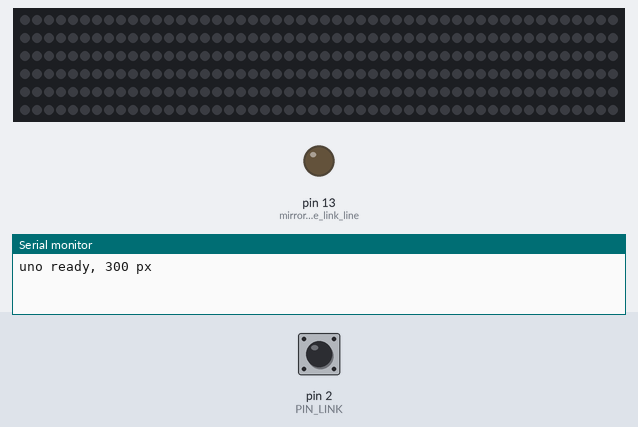
The sketch below on a simulated Arduino Uno, built with avr-gcc and run on an emulated ATmega328P. Shown: 300 RGB LEDs in strip order, left to right, continuing on the next row, output pins drawn as LEDs (lit = HIGH), the last lines printed to the serial monitor. The inputs (shaded band) are chosen by the test bench; at power-on: pin 2 (PIN_LINK) LOW. Dim RGB values are drawn brighter than linear; random numbers use the default seed unless the sketch sets one.

Above: at 3.2 s.
3.3 s: pin 2 (PIN_LINK) driven HIGH
At 3.8 s:
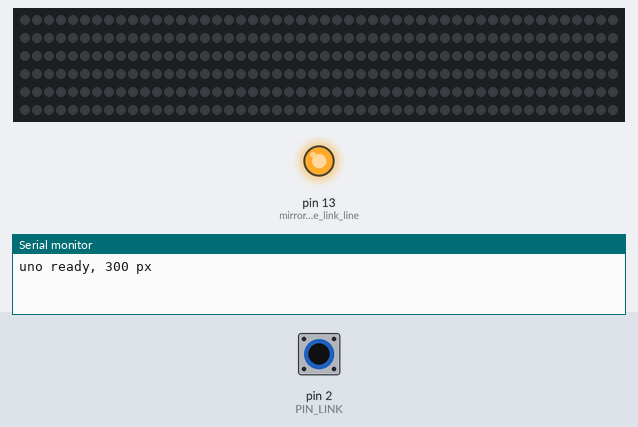
4.8 s: pin 2 (PIN_LINK) driven LOW
At 6.1 s:
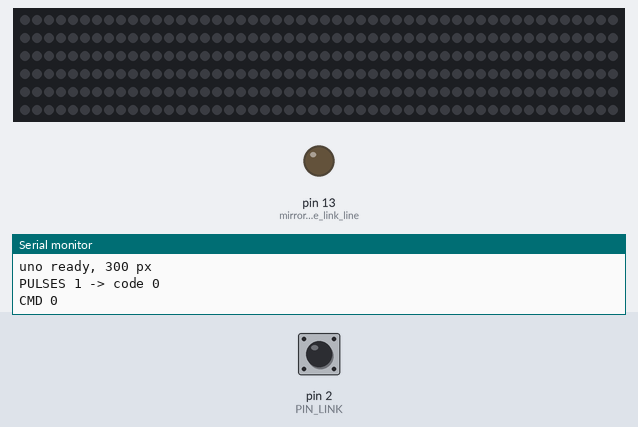
6.5 s: pin 2 (PIN_LINK) pulsed HIGH 2 times (0.12 s each, 0.3 s apart)
At 8.97 s:
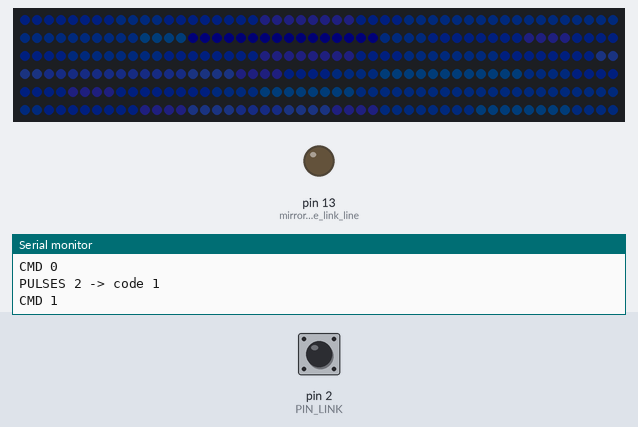
9.2 s: pin 2 (PIN_LINK) driven HIGH
At 9.38 s:
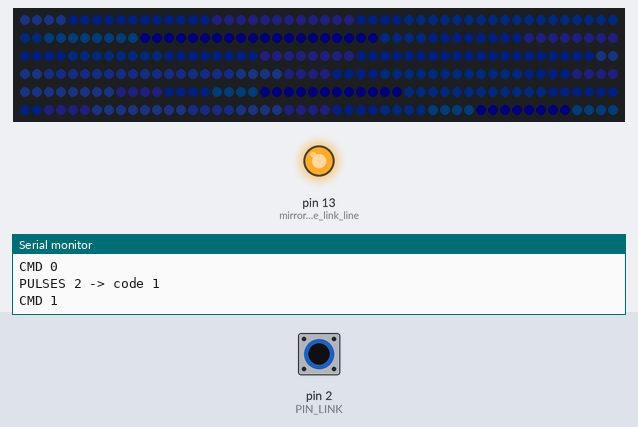
11.0 s: pin 2 (PIN_LINK) pulsed LOW 5 times (0.12 s each, 0.3 s apart)
At 17.68 s:
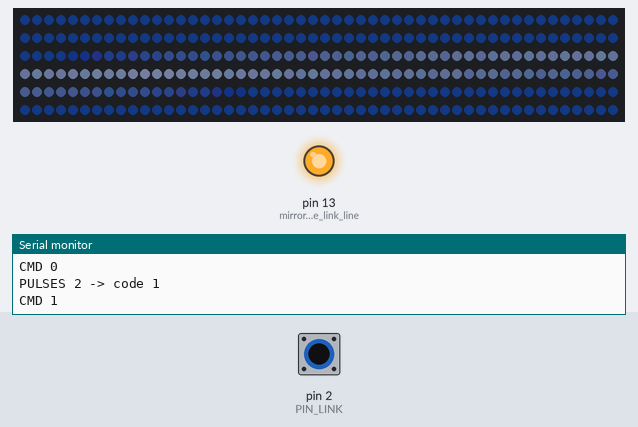
Timing chart, 0 to 19.0 s (numbered marks = the images above; inputs shaded):
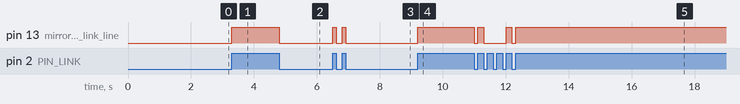

Measured:
- after the input at 3.3 s, pin 13 (mirrors_the_link_line): LOW → HIGH at once
- after the input at 4.8 s, pin 13 (mirrors_the_link_line): HIGH → LOW at once
- after the input at 6.5 s, pin 13 (mirrors_the_link_line): alternates HIGH for 0.12 s and LOW for 0.18 s, 4 changes in all, then stays LOW, starting at once; the LEDs: first change after 0.78 s (image 3 shows a later state)
- after the input at 9.2 s, pin 13 (mirrors_the_link_line): LOW → HIGH at once
- after the input at 11.0 s, pin 13 (mirrors_the_link_line): goes LOW 0.12 s, HIGH 0.18 s, LOW 0.72 s, HIGH 0.18 s, LOW 0.12 s, then HIGH, starting at once

The sketch:

StromSync_UNO.ino
```cpp
/*
 * StromSync - Arduino Uno lightning driver (300 px, ambient + rumble)
 *
 * Link from ESP32 (one wire, pulse counted):
 *   ESP32 GPIO 17 -> D2       idle low, pulses high
 *   ESP32 GND     -> GND
 *
 * A command is (code + 1) pulses of 25 ms, ended by 200 ms of quiet. Levels
 * rather than timed bits, because this board is blind for ~9 ms of every frame
 * while FastLED clocks out 300 pixels and no UART survives that.
 *
 *   D6 -> 470 ohm -> strip DIN
 *
 * Codes: 0 off, 1 storm mode, 2 soft strike, 3 hard strike
 *
 * Three layers, always in this order:
 *   1. base    slow Perlin drift, cold blue, the cloud is never dead
 *   2. bolt    composited on top, never replaces the base
 *   3. rumble  a swell through the base after a strike, decaying ~7 s
 *
 * POWER: 300 px needs the 5 V 20 A supply, injected at both ends of the
 * run and again near the middle. USB cannot drive this.
 */

#include <FastLED.h>

#define LED_PIN       6
#define NUM_LEDS      300
#define LED_TYPE      WS2812B
#define COLOR_ORDER   GRB
#define MAX_MA        15000
#define MASTER_BRI    90

#define AMBIENT_BASE  22       // idle cloud brightness, try 14 to 34
#define NOISE_GROUP   4        // pixels per noise sample, keeps the Uno fast

#define PIN_LINK      2
#define PULSE_GAP_MS  180      // quiet time that ends a group

#define CMD_OFF       0
#define CMD_STORM     1
#define CMD_SOFT      2
#define CMD_HARD      3

CRGB leds[NUM_LEDS];

bool     stormMode   = false;
bool     inFlash     = false;
bool     abortFlash  = false;
bool     lastLevel   = LOW;
uint8_t  pulseCount  = 0;
unsigned long lastEdgeAt = 0;
uint8_t  pendingCode = 255;
uint8_t  rumble      = 0;      // thunder energy, decays to 0
unsigned long nextAmbientAt = 0;
unsigned long nextBaseAt    = 0;
unsigned long nextRumbleAt  = 0;

// Fork geometry is fixed for the duration of one stroke, otherwise the
// branches jitter about during the decay and look like noise.
int16_t forkOff[3];
uint8_t forkAmt[3];
uint8_t forkCount = 0;

// ---------------------------------------------------------------- link

void pollLink() {
  bool level = digitalRead(PIN_LINK);
  unsigned long t = millis();

  if (level != lastLevel) {
    if (level == HIGH) pulseCount++;   // count rising edges only
    lastEdgeAt = t;
    lastLevel = level;
  }

  // A group ends when the line has been quiet long enough. One pulse is code
  // 0, so a line that never moves is never mistaken for a command.
  if (pulseCount > 0 && level == LOW && (t - lastEdgeAt) > PULSE_GAP_MS) {
    uint8_t code = (uint8_t)(pulseCount - 1);
    Serial.print(F("PULSES "));
    Serial.print(pulseCount);
    Serial.print(F(" -> code "));
    Serial.println(code);
    pulseCount = 0;
    if (code <= CMD_HARD) {
      if (inFlash) {
        if (code == CMD_OFF) abortFlash = true;
      } else {
        pendingCode = code;
      }
    }
  }
}

bool hold(uint16_t ms) {
  pollLink();
  if (abortFlash) return false;

  unsigned long t = millis();
  while (millis() - t < ms) {
    pollLink();
    if (abortFlash) return false;
    delay(1);
  }
  return true;
}

// ------------------------------------------------------------- layer 1

// How bright the cloud sits right now. Rises while thunder is rolling.
uint8_t baseAmp() {
  if (!stormMode) return 0;
  return qadd8(AMBIENT_BASE, scale8(rumble, 42));
}

inline CRGB cloudColor(uint8_t v) {
  // Cold blue-white. Warm tones read as firelight, not storm.
  return CRGB(scale8(v, 55), scale8(v, 105), v);
}

/*
 * The living cloud. Perlin noise drifting slowly along the strip, plus a
 * single global swell driven by rumble so the whole cloud breathes while
 * the thunder rolls. Sampled every NOISE_GROUP pixels because the
 * diffuser blurs that resolution away anyway and the Uno needs the time.
 */
void renderBaseNoise() {
  uint8_t amp = baseAmp();
  if (amp == 0) {
    fill_solid(leds, NUM_LEDS, CRGB::Black);
    FastLED.show();
    return;
  }

  uint16_t t    = (uint16_t)(millis() >> 4);          // drift speed
  uint8_t  gust = scale8(inoise8(t << 2, 30000), rumble);

  for (int16_t i = 0; i < NUM_LEDS; i += NOISE_GROUP) {
    uint8_t n = inoise8((uint16_t)i * 9, t);
    uint8_t v = qadd8(scale8(n, amp), scale8(gust, 20));
    CRGB    c = cloudColor(v);
    for (int16_t k = i; k < i + NOISE_GROUP && k < NUM_LEDS; k++) leds[k] = c;
  }
  FastLED.show();
}

// Flat version of the base, used underneath a bolt. Far cheaper, and a
// bright stroke washes out the noise detail regardless.
void fillBaseFlat() {
  fill_solid(leds, NUM_LEDS, cloudColor(baseAmp()));
}

// ------------------------------------------------------------- layer 2

inline void addPix(int16_t i, uint8_t v) {
  if (v == 0) return;
  leds[i].r = qadd8(leds[i].r, scale8(v, 232));
  leds[i].g = qadd8(leds[i].g, scale8(v, 242));
  leds[i].b = qadd8(leds[i].b, v);
}

/*
 * Adds one channel, decaying outward from center. Carries the previous
 * value forward instead of recomputing a power per pixel, so this stays
 * O(N) at 300 px.
 *
 * fade:  205 narrow bolt   232 a metre of glow   250 broad wash
 */
void addBolt(int16_t center, uint8_t peak, uint8_t fade) {
  center = constrain(center, 0, NUM_LEDS - 1);

  uint8_t v = peak;
  for (int16_t i = center; i < NUM_LEDS; i++) {
    if (v == 0) break;
    addPix(i, v);
    v = scale8(v, fade);
  }

  v = scale8(peak, fade);
  for (int16_t i = center - 1; i >= 0; i--) {
    if (v == 0) break;
    addPix(i, v);
    v = scale8(v, fade);
  }
}

void drawFrame(int16_t center, uint8_t peak, uint8_t fade) {
  fillBaseFlat();
  addBolt(center, peak, fade);
  for (uint8_t f = 0; f < forkCount; f++)
    addBolt(center + forkOff[f], scale8(peak, forkAmt[f]), fade);
  FastLED.show();
}

/*
 * One return stroke. Full brightness on the very first frame, no ramp:
 * that abruptness is the whole point. Then an exponential decay tail,
 * which settles back onto the base rather than to black.
 */
void returnStroke(int16_t center, uint8_t peak, uint8_t fade) {
  drawFrame(center, peak, fade);
  if (!hold(random8(3, 10))) return;

  uint8_t p = peak;
  while (p > 5) {
    p = scale8(p, 148);
    drawFrame(center, p, fade);
    if (!hold(0)) return;
  }
}

/*
 * Full strike. energy is proximity: 255 overhead, ~100 a few km off.
 * Close strikes get no leader at all, because a nearby bolt gives you no
 * warning whatsoever. Distant ones get a brief faint flicker first.
 */
void lightning(uint8_t energy) {
  inFlash    = true;
  abortFlash = false;

  int16_t center  = random16(NUM_LEDS);
  bool    close   = energy > 180;
  uint8_t fade    = close ? 236 : 216;
  uint8_t strokes = close ? random8(3, 6) : random8(2, 4);
  uint8_t peak    = energy;

  forkCount = close ? random8(1, 4) : random8(0, 2);
  for (uint8_t f = 0; f < forkCount; f++) {
    forkOff[f] = (int16_t)random16(NUM_LEDS / 5) - (NUM_LEDS / 10);
    forkAmt[f] = random8(90, 165);
  }

  if (!close) {                                  // faint distant leader
    for (uint8_t s = 0; s < random8(2, 4); s++) {
      drawFrame(center + (int16_t)random8(30) - 15, random8(10, 26), 206);
      if (!hold(random8(4, 11))) break;
    }
  }

  for (uint8_t s = 0; s < strokes && !abortFlash; s++) {
    int16_t c = center + (int16_t)random16(NUM_LEDS / 12) - (NUM_LEDS / 24);
    returnStroke(c, peak, fade);

    peak = scale8(peak, random8(150, 215));      // later strokes are weaker
    if (peak < 25) break;

    hold(random8(25, 95));                       // the dark gap is the flicker
  }

  // Continuing current: the channel glows down slowly onto the base.
  if (!abortFlash) {
    uint8_t p = scale8(energy, 45);
    while (p > 3 && !abortFlash) {
      drawFrame(center, p, 246);
      p = scale8(p, 205);
      if (!hold(8)) break;
    }
  }

  // Layer 3 begins: hand the energy to the thunder.
  rumble       = qadd8(rumble, scale8(energy, 235));
  nextRumbleAt = millis() + 50;

  fillBaseFlat();
  FastLED.show();

  inFlash    = false;
  abortFlash = false;
}

/*
 * Sheet lightning: a strike hidden behind cloud, no channel visible.
 * Broad, slow, soft. The contrast is what makes direct strikes land.
 */
void sheetFlash() {
  inFlash = true;
  forkCount = 0;
  int16_t center = random16(NUM_LEDS);
  uint8_t peak   = random8(25, 70);

  for (int16_t v = 0; v <= peak; v += 3) {
    drawFrame(center, v, 250);
    if (!hold(2)) break;
  }
  hold(random8(20, 70));
  for (int16_t v = peak; v >= 0; v -= 2) {
    drawFrame(center, v, 250);
    if (!hold(4)) break;
  }

  rumble  = qadd8(rumble, random8(60, 120));
  inFlash = false;
}

// -------------------------------------------------------------- control

void handleCommand(uint8_t code) {
  // One line per command. This board has no other way to say anything, and
  // without it a working link is indistinguishable from a dead one.
  Serial.print(F("CMD "));
  Serial.println(code);

  switch (code) {
    case CMD_OFF:
      stormMode = false;
      rumble    = 0;
      fill_solid(leds, NUM_LEDS, CRGB::Black);
      FastLED.show();
      break;
    case CMD_STORM:
      stormMode     = true;
      nextAmbientAt = millis() + random(1500, 5000);
      break;
    case CMD_SOFT: lightning(random8(90, 150));  break;
    case CMD_HARD: lightning(random8(215, 255)); break;
  }
}

void setup() {
  Serial.begin(9600);
  delay(2000);                    // let the rail settle before drawing

  pinMode(PIN_LINK, INPUT);
  pinMode(LED_BUILTIN, OUTPUT);   // mirrors the link line, see loop()

  FastLED.addLeds<LED_TYPE, LED_PIN, COLOR_ORDER>(leds, NUM_LEDS)
         .setCorrection(TypicalLEDStrip);
  FastLED.setMaxPowerInVoltsAndMilliamps(5, MAX_MA);
  FastLED.setBrightness(MASTER_BRI);

  random16_set_seed(analogRead(A0) ^ micros());
  fill_solid(leds, NUM_LEDS, CRGB::Black);
  FastLED.show();
  Serial.println("uno ready, 300 px");
}

void loop() {
  // The onboard LED follows the link line. With nothing else to look at, this
  // is how you tell a live wire from a dead one - and it makes finding the
  // right ESP32 hole a matter of watching the board rather than running a test.
  digitalWrite(LED_BUILTIN, digitalRead(PIN_LINK));

  pollLink();

  if (pendingCode != 255) {
    uint8_t c = pendingCode;
    pendingCode = 255;
    handleCommand(c);
  }

  unsigned long now = millis();

  // Layer 3: thunder decays over roughly seven seconds.
  if (rumble && now >= nextRumbleAt) {
    rumble       = qsub8(rumble, 2);
    nextRumbleAt = now + 50;
  }

  // Layer 1: the cloud keeps breathing whenever the storm is running.
  if (stormMode && now >= nextBaseAt) {
    renderBaseNoise();
    nextBaseAt = now + 40;
  }

  if (stormMode && now >= nextAmbientAt) {
    if (random8() < 60) lightning(random8(80, 140));
    else                sheetFlash();
    nextAmbientAt = now + random(2500, 11000);
  }
}
```
